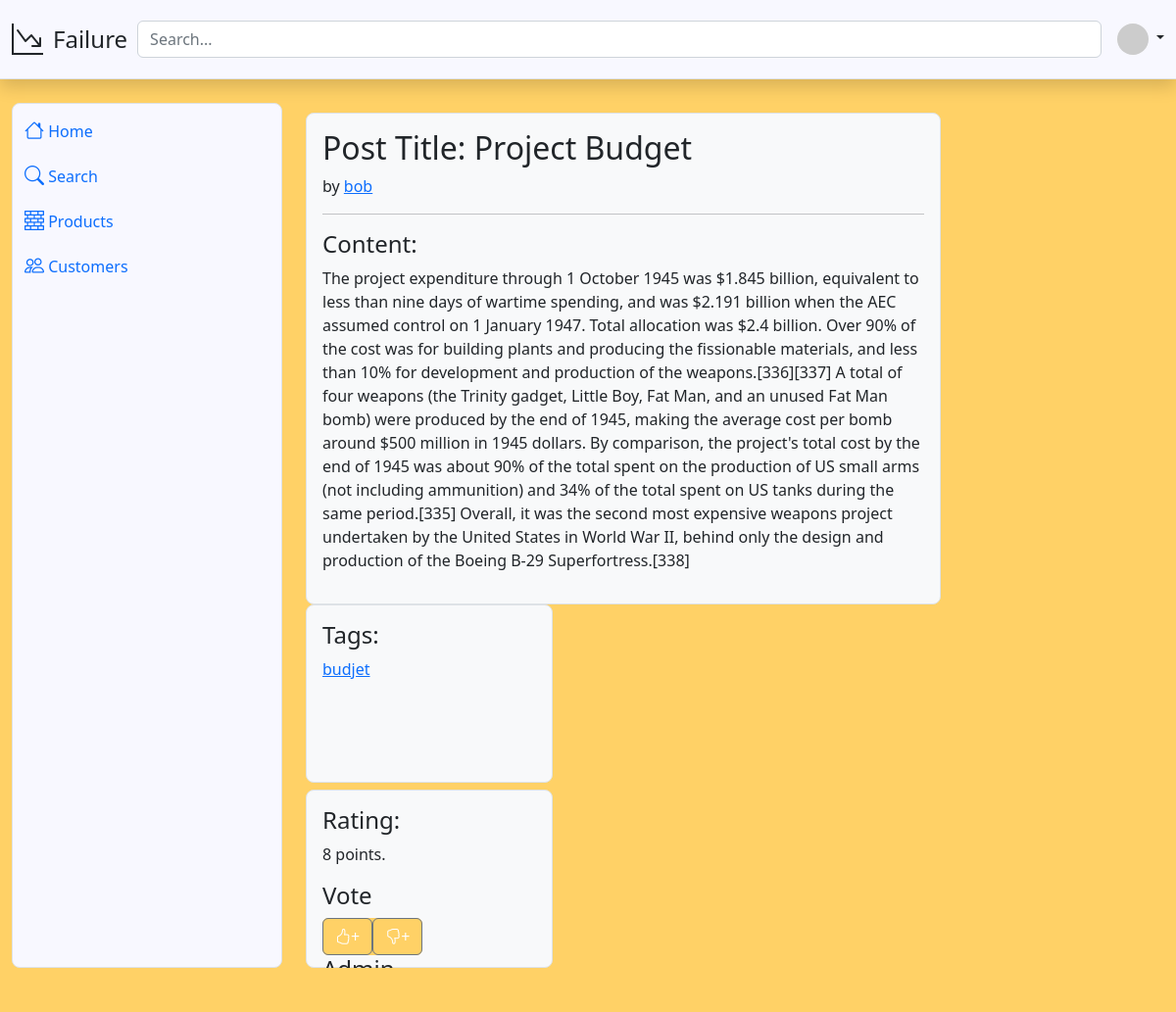
/post/5 (signed in), run on the app's committed database.
### db_schema.py (models this page shows)
class Post(Base):
    __tablename__ = 'post'
    id = Column(Integer, primary_key=True)
    title = Column(String)
    content = Column(String)
    tags = Column(String)
    datetime = Column(String)
    rating = Column(Integer)
    file_names = Column(String)
    user_id = Column(Integer, ForeignKey('user.id', ondelete='CASCADE'))

class User(Base):
    __tablename__ = 'user'
    id = Column(Integer, primary_key=True)
    username = Column(String)
    password = Column(String)
    role = Column(String, default='user')
    posts = relationship("Post", backref="user")

### main.py (the view)
@app.route('/post/<post_id>')
def post(post_id):
    db = DatabaseHandler()
    post, tags = db.get_post_by_id(post_id)
    username = post.user.username
    role = db.get_user_by_username(username).role
    db.close()
    try:
        token = session['token']
    except:
        return redirect(url_for('login'))
    username = get_username_from_token(token)
    if username is None:
        return redirect(url_for('login'))
    role = db.get_user_by_username(username).role
    if username == post.user.username or role == 'admin':
        return render_template('post.html', post=post, username = username, tags=tags, admin=True)
    else:
        return render_template('post.html', post=post, username = username, tags=tags)

### db_handler.py (called while the page is built)
    def close(self):
        self.session.close()

    def get_post_by_id(self, post_id):# return the tags separated by comma
        post = self.session.query(Post).filter_by(id=post_id).first()
        tags = post.tags.split(",")
        return post, tags

    def get_user_by_username(self, username):
        return self.session.query(User).filter_by(username=username).first()

### main.py (called while the page is built)
def get_username_from_token(token): #get username from token
    print(token)
    try:
        decoded_token = jwt.decode(token, token_encryption_key, algorithms=['HS256'])
    except:
        return None
    return decoded_token['username']

### templates/post.html (shortened to what this page needs)
{% extends 'base.html' %}
{% block content %}
<main class="col overflow-auto h-100">
    <div class="flex-row d-flex flex-wrap" style="margin-top: 10px; gap: 1%;min-height: 200px;">
        <div class="bg-light border rounded-3 p-3" style="flex: 0 0 74%;">
            <h2>Post Title: {{ post.title }}</h2>
            <p>by <a href="/user/{{ username }}" class="">{{ username }}</a></p>
            <hr/>
            <h4>Content:</h4>
            <p>{{ post.content }}</p>
        </div>
        <div class="row" style="gap: 2%;">
            <div class="col-md-6 w-100" style="height: 49%;">
              <div class="bg-light border rounded-3 p-3 h-100">
                <h4>Tags:</h4>
                {% for tag in tags %}
                <p><a href="search?search={{tag}}" class="">{{ tag }}</a></p>
                {% endfor %}
              </div>
            </div>
            <div class="col-md-6 w-100" style="height: 49%;">
              <div class="bg-light border rounded-3 p-3 h-100">
                <h4>Rating:</h4>
                <p>{{ post.rating }} points.</p>
                <h4>Vote</h4>
                <div class="btn-group custom-primary-bg" role="group" aria-label="Basic example">
                    <a href="/vote/{{post.id}}?task=upvote"><button type="button" class="btn btn-secondary custom-primary-bg"><i class="bi bi-hand-thumbs-up"></i>+</button></a>
                    <a href="/vote/{{post.id}}?task=downvote"><button type="button" class="btn btn-secondary custom-primary-bg"><i class="bi bi-hand-thumbs-down"></i>+</button></a>
                </div>
                {% if admin %}
                <h4>Admin</h4>
                {% endif %}
            </div>
          </div>
    </div>
</main>
{% endblock %}

### templates/base.html (style rules this page uses)
body { background-color: #FFD166; }
.custom-primary-bg { background-color: #FFD166; }

### data on the page
Post: title "Project Budget", content "The project expenditure through 1 October 1945 was $1.845 billion, equivalent to less than nine days of wartime spending, and was $2.191 billion when the AEC assumed control on 1 January 1947. Total allocation was $2.4 billion. Over 90% of the cost was for building plants and producing the fissionable materials, and less than 10% for development and production of the weapons.[336][337] A total of four weapons (the Trinity gadget, Little Boy, Fat Man, and an unused Fat Man bomb) were produced by the end of 1945, making the average cost per bomb around $500 million in 1945 dollars. By comparison, the project's total cost by the end of 1945 was about 90% of the total spent on the production of…", tags "budjet", rating "8"
User: username "bob"
